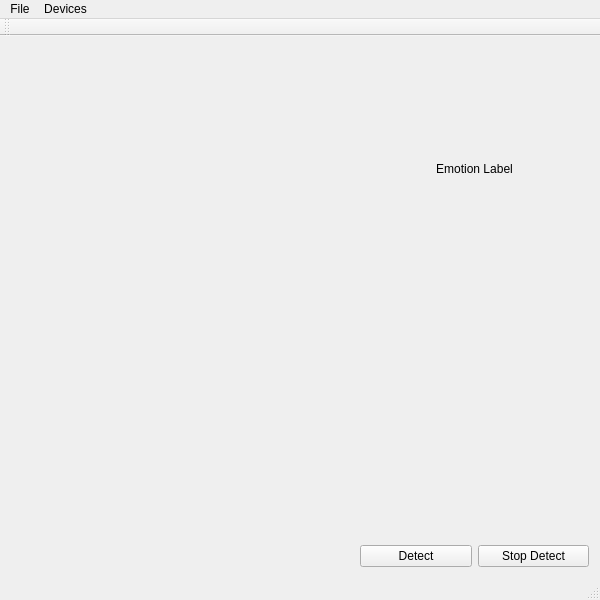
<?xml version="1.0" encoding="UTF-8"?>
<ui version="4.0">
 <class>MainWindow</class>
 <widget class="QMainWindow" name="MainWindow">
  <property name="geometry">
   <rect>
    <x>0</x>
    <y>0</y>
    <width>600</width>
    <height>600</height>
   </rect>
  </property>
  <property name="minimumSize">
   <size>
    <width>0</width>
    <height>0</height>
   </size>
  </property>
  <property name="windowTitle">
   <string>MainWindow</string>
  </property>
  <widget class="QWidget" name="centralWidget">
   <layout class="QHBoxLayout" name="horizontalLayout" stretch="3,2">
    <item>
     <layout class="QVBoxLayout" name="verticalLayout_5" stretch="1,4,1">
      <item>
       <spacer name="verticalSpacer_4">
        <property name="orientation">
         <enum>Qt::Vertical</enum>
        </property>
        <property name="sizeHint" stdset="0">
         <size>
          <width>20</width>
          <height>40</height>
         </size>
        </property>
       </spacer>
      </item>
      <item>
       <widget class="QStackedWidget" name="stackedWidget">
        <widget class="QWidget" name="cameraPage">
         <layout class="QVBoxLayout" name="verticalLayout_4"/>
        </widget>
        <widget class="QWidget" name="imagePage">
         <widget class="QLabel" name="imageDisplay">
          <property name="geometry">
           <rect>
            <x>0</x>
            <y>0</y>
            <width>0</width>
            <height>0</height>
           </rect>
          </property>
          <property name="text">
           <string>TextLabel</string>
          </property>
          <property name="alignment">
           <set>Qt::AlignLeading|Qt::AlignLeft|Qt::AlignTop</set>
          </property>
         </widget>
        </widget>
       </widget>
      </item>
      <item>
       <spacer name="verticalSpacer_3">
        <property name="orientation">
         <enum>Qt::Vertical</enum>
        </property>
        <property name="sizeHint" stdset="0">
         <size>
          <width>20</width>
          <height>40</height>
         </size>
        </property>
       </spacer>
      </item>
     </layout>
    </item>
    <item>
     <layout class="QVBoxLayout" name="verticalLayout" stretch="1,1,3,1,2">
      <item>
       <spacer name="verticalSpacer">
        <property name="orientation">
         <enum>Qt::Vertical</enum>
        </property>
        <property name="sizeHint" stdset="0">
         <size>
          <width>20</width>
          <height>40</height>
         </size>
        </property>
       </spacer>
      </item>
      <item>
       <widget class="QLabel" name="emotionLabel">
        <property name="text">
         <string>Emotion Label</string>
        </property>
        <property name="alignment">
         <set>Qt::AlignCenter</set>
        </property>
       </widget>
      </item>
      <item>
       <widget class="QWidget" name="chartWidget" native="true">
        <layout class="QVBoxLayout" name="verticalLayout_2"/>
       </widget>
      </item>
      <item>
       <spacer name="verticalSpacer_2">
        <property name="orientation">
         <enum>Qt::Vertical</enum>
        </property>
        <property name="sizeHint" stdset="0">
         <size>
          <width>20</width>
          <height>40</height>
         </size>
        </property>
       </spacer>
      </item>
      <item>
       <layout class="QHBoxLayout" name="horizontalLayout_2">
        <item>
         <widget class="QPushButton" name="startDetectBtn">
          <property name="text">
           <string>Detect</string>
          </property>
         </widget>
        </item>
        <item>
         <widget class="QPushButton" name="stopDetectBtn">
          <property name="text">
           <string>Stop Detect</string>
          </property>
         </widget>
        </item>
       </layout>
      </item>
     </layout>
    </item>
   </layout>
  </widget>
  <widget class="QMenuBar" name="menuBar">
   <property name="geometry">
    <rect>
     <x>0</x>
     <y>0</y>
     <width>600</width>
     <height>23</height>
    </rect>
   </property>
   <widget class="QMenu" name="menuFile">
    <property name="title">
     <string>File</string>
    </property>
    <addaction name="actionStartCamera"/>
    <addaction name="actionStopCamera"/>
   </widget>
   <widget class="QMenu" name="menuDevices">
    <property name="title">
     <string>Devices</string>
    </property>
   </widget>
   <addaction name="menuFile"/>
   <addaction name="menuDevices"/>
  </widget>
  <widget class="QToolBar" name="mainToolBar">
   <attribute name="toolBarArea">
    <enum>TopToolBarArea</enum>
   </attribute>
   <attribute name="toolBarBreak">
    <bool>false</bool>
   </attribute>
  </widget>
  <widget class="QStatusBar" name="statusBar"/>
  <action name="actionStartCamera">
   <property name="text">
    <string>StartCamera</string>
   </property>
  </action>
  <action name="actionStopCamera">
   <property name="text">
    <string>StopCamera</string>
   </property>
  </action>
 </widget>
 <layoutdefault spacing="6" margin="11"/>
 <resources/>
 <connections/>
</ui>
